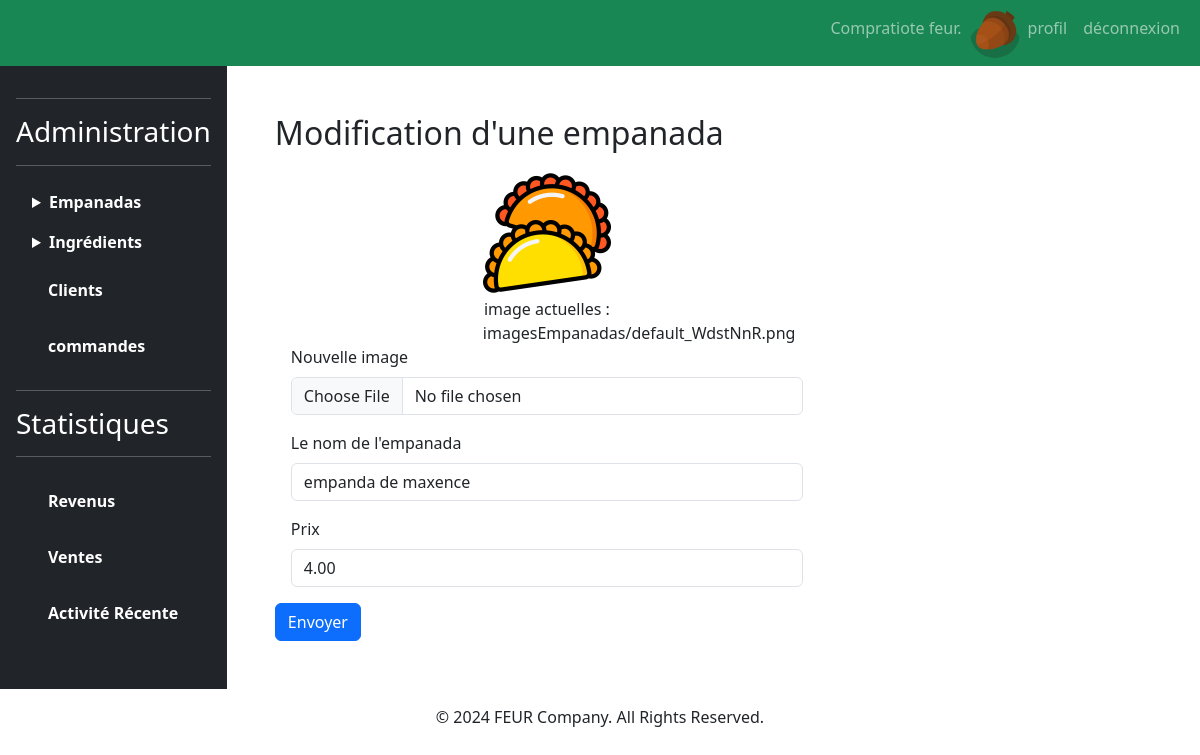
Screenshot of /empanadas/3/update/ (signed in) with the database file from the repository.
### comptes/models.py (models this page shows)
class TiendaUser(User):
    image = models.ImageField(default='imagesUsers/default.png', upload_to='imagesUsers/')

### empanadas/models.py (models this page shows, shortened)
class Empanada(models.Model):
    idEmpanada = models.AutoField( primary_key = True )
    nomEmpanada = models.CharField( max_length = 50 )
    prix = models.DecimalField( max_digits = 6, decimal_places = 2 )
    image = models.ImageField(default="imagesEmpanadas/default.png", upload_to='imagesEmpanadas/')

### empanadas/views.py (the view)
# urls.py: path('empanadas/<int:empanada_id>/update/', views.afficherFormulaireModificationEmpanada),
def afficherFormulaireModificationEmpanada(request, empanada_id):
    if not request.user.is_staff:
        if request.user.is_authenticated:
            return redirect('/empanadas')
        else:
            return redirect('/login')
    laEmpanada = Empanada.objects.get( idEmpanada = empanada_id )
    return render (
        request,
        'empanadas/formulaireModificationEmpanada.html',
        {
            'empanada' : laEmpanada,
            'user' : TiendaUser.objects.get(id=request.user.id),
        }
    )

### empanadas/templates/empanadas/formulaireModificationEmpanada.html (shortened to what this page needs)
{% extends 'empanadas/base.html' %}
{% block main %}
<h2> Modification d'une empanada </h2>
<form action="/empanadas/{{empanada.idEmpanada}}/updated/" method="post" enctype="multipart/form-data">
	<div class="m-3">
		<figure class="w-25 text-center m-auto">
			<img src="{{MEDIA_URL}}{{empanada.image}}" class="img-fluid"/>
			<figcaption>
				image actuelles : {{empanada.image}}
			</figcaption>
		</figure>
		<label
			for="id_image"
			class="form-label"
		>
			Nouvelle image
		</label>
		<input
			id="id_image"
			name="image"
			type="file"
			accept="image/*"
			class="form-control"
		/>
	</div>
	<div class="m-3">
		<label
			for="id_nomEmpanada"
			class="form-label"
		>
			Le nom de l'empanada
		</label>
		<input
			id="id_nomEmpanada"
			name="nomEmpanada"
			type="text"
			value="{{empanada.nomEmpanada}}"
			maxlength="50"
			required
			class="form-control"
		/>
	</div>
	<div class="m-3">
		<label
			for="id_prix"
			class="form-label"
		>
			Prix
		</label>
		<input
			id="id_prix"
			name="prix"
			value="{{empanada.prix}}"
			type="number"
			step="any"
			required
			class="form-control"
		/>
	</div>
	<button
		type="submit"
		class="btn btn-primary"
	>
		Envoyer
	</button>
</form>
{% endblock %}

### comptes/templates/comptes/menuStaff.html (shortened to what this page needs)
{% load static %}
<nav class="navbar navbar-expand-lg navbar-dark bg-success">
	<div class="container-fluid">
		<div id="navbarText" class="collapse navbar-collapse">
			<ul class="navbar-nav">
				<li class="nav-item d-flex flex-row">
					<span class="nav-link">
						Compratiote {{user}}.
					</span>
					<img src="{{MEDIA_URL}}{{user.image}}" class="rounded-circle" alt="logo"/>
				</li>
				<li class="nav-item">
					<a class="nav-link" href="/user/update/">
						profil
					</a>
				</li>
				<li class="nav-item">
					<a class="nav-link" href="/logout">
						déconnexion
					</a>
				</li>
			</ul>
		</div>
	</div>
</nav>

### empanadas/static/empanadas/css/style.css (style rules this page uses)
body { overflow-x: hidden; }
img[alt="logo"] { width: 50px; }

### rows the page displays
TiendaUser: username "feur", image (picture)
Empanada: image (placeholder picture), image "imagesEmpanadas/default_WdstNnR.png", nomEmpanada "empanda de maxence", prix "4.00"
